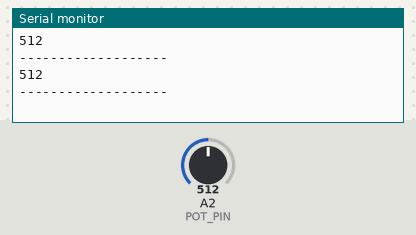
A sketch run on a simulated Arduino Uno, built with avr-gcc and run on an emulated ATmega328P. Shown: the last lines printed to the serial monitor. Inputs (shaded band) come from the test bench; at power-on: A2 (POT_PIN) = 512.

Above: at 1.8 s.
1.9 s: A2 (POT_PIN) set to 716
At 2.8 s:
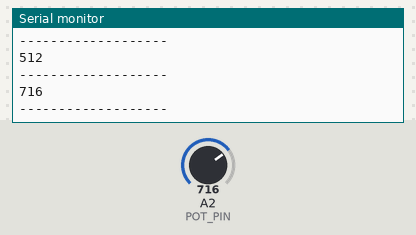
3.4 s: A2 (POT_PIN) set to 900
At 4.7 s:
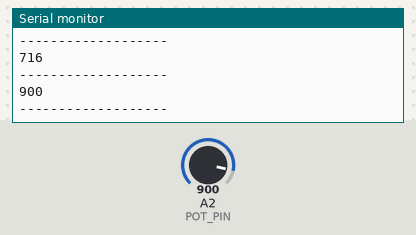
Timing chart, 0 to 6.4 s (numbered marks = the images above; inputs shaded):
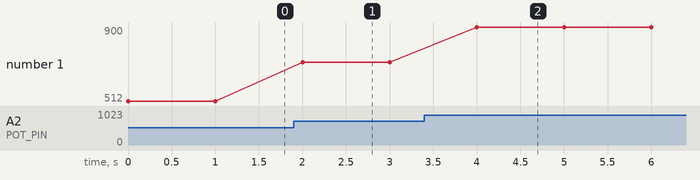

Measured:
- after the input at 1.9 s, the serial monitor: prints a new line after 0.10 s (image 1)
- after the input at 3.4 s, the serial monitor: prints a new line after 0.60 s (image 2)
- plotted number 1: 512 → 716 after the input at 1.9 s, 716 → 900 after the input at 3.4 s

The sketch:

TestPotentiometer.ino
```cpp
/*
  TestPotentiometer.ino
  Author: Trevor Stanhope
  Date: 2013-05-12
  5V -> LINEAR POTENTIOMETER  --> POT_PIN
                              --> 10K --> GND

*/

/* --- Libraries --- */
/* --- Declarations --- */
#define POT_PIN 2
int VAL;

/* --- Setup --- */
void setup() {
  pinMode(POT_PIN, INPUT);
  Serial.begin(9600);
}

/* --- Loop --- */
void loop() {
  VAL = analogRead(POT_PIN);  // read input valuee
  Serial.println(VAL);
  Serial.println("-------------------");
  delay(1000);
}
```
